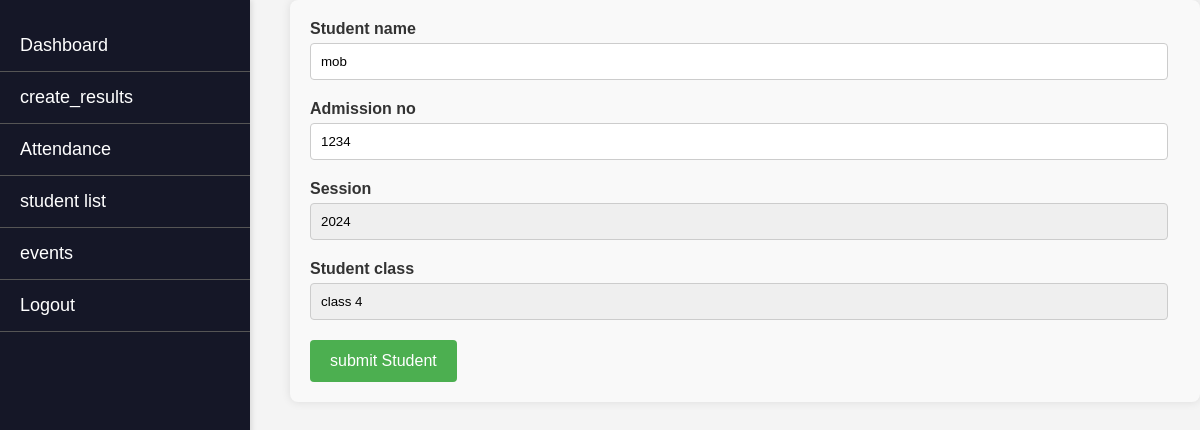
/update/student/2/, run on the app's committed database.
### comms/models.py (models this page shows, shortened)
class Student(models.Model):
    student_name = models.CharField(max_length=100)
    admission_no = models.CharField(max_length=30)
    session = models.ForeignKey(Session, on_delete=models.CASCADE)
    student_class = models.ForeignKey('StudentClass', on_delete=models.CASCADE)

### comms/views.py (the view)
# urls.py: path('update/student/<int:student_id>/', update_student, name='update_student'),
def update_student(request, student_id):
    instance = get_object_or_404(Student, id=student_id)
    if request.method == 'POST':
        form = StudentForm(request.POST, instance=instance)
        if form.is_valid():
            form.save()
            return redirect('student_list')  # Replace 'student_list' with the URL for listing students
    else:
        form = StudentForm(instance=instance)
    return render(request, 'teacher_dash/create_student.html', {'form': form, 'student': instance})

### comms/forms.py
class StudentForm(forms.ModelForm):
    class Meta:
        model = Student
        fields = ['student_name', 'admission_no', 'session', 'student_class']

### comms/models.py (called while the page is built)
    def __str__(self):
        return self.year

    def __str__(self):
        return self.class_name

### templates/teacher_dash/create_student.html (shortened to what this page needs)
{% include 'teacher_dash/base.html' %}
{% block content %}
{% load static %}
<link rel="stylesheet" href="{% static 'form.css' %}">
<div class="content">
    <form method="post" class="student-form">
        {% for field in form %}
        <div class="form-field">
            <label for="{{ field.id_for_label }}" class="form-label">{{ field.label }}</label>
            {{ field }}
        </div>
        {% endfor %}
        <button type="submit" class="submit-button">submit Student</button>
    </form>
</div>
{% endblock %}

### comms/static/form.css (style rules this page uses)
.content { width: 80%; margin: 0 auto; }
.student-form { background-color: #f9f9f9; padding: 20px; border-radius: 8px; box-shadow: 0 0 10px rgba(0, 0, 0, 0.1); }
.form-field { margin-bottom: 20px; }
.form-label { display: block; font-weight: bold; color: #333; margin-bottom: 5px; }
input[type="text"], select { width: calc(100% - 12px); padding: 10px; border: 1px solid #ccc; border-radius: 4px; box-sizing: border-box; }
select { appearance: none; -webkit-appearance: none; -moz-appearance: none; background-repeat: no-repeat; background-position: right 10px center; }
.submit-button { background-color: #4CAF50; color: white; padding: 12px 20px; border: none; border-radius: 4px; cursor: pointer; font-size: 16px; transition: background-color 0.3s ease; }

### templates/teacher_dash/base.html (style rules this page uses)
body { font-family: 'Arial', sans-serif; margin: 0; padding: 0; background-color: #f4f4f4; display: flex; }

### data on the page
Student: form "mob" "1234" "2024" "class 4"

### other printed values
{{ field.label }} "Student name" "Admission no" "Session" "Student class"
